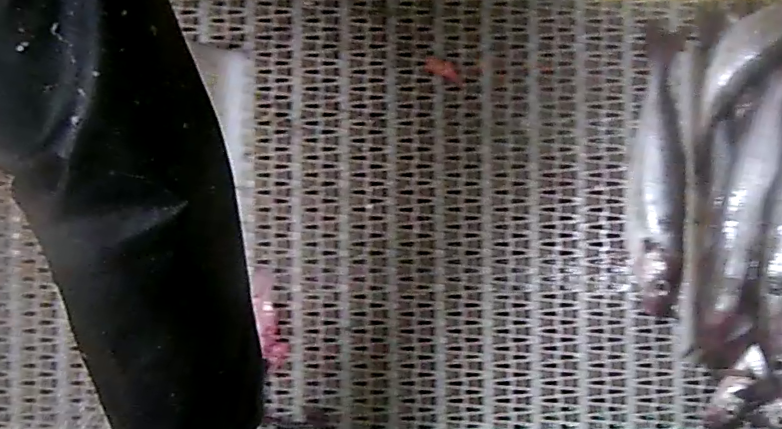
#> input picture data/belt_images/SUMMER DAWN PD97/frame_110.tif, 782 x 429 px; its folder holds 6 pictures in this run
$ python devStereoHDTV.py   (older library calls are emulated)
#> lines starting #> are read from the running program, lines starting #| are printed output that depends on the picture
### hdtv/marine_py2/utils/image_plotting.py
import numpy as np
from skimage.color import hsv2rgb
from skimage.filters import roberts
import cv2

# [18 lines left out: function drawGrid, not called in this run]

def blend(background, foreground, alpha):
    return background * (1-alpha) + foreground*alpha

def add(background, foreground, alpha):
    return background + foreground*alpha

# [22 lines left out: functions visualise_labels_as_rgb, label_boundary_mask, not called in this run]


class LabelColouriser (object):
    def __init__(self):
        self.label_colour_map = np.array([[0.0, 0.0, 0.0]])


    # [19 lines left out: function colourise, not called in this run]

### hdtv/marine_py2/devStereoHDTV.py
# -*- coding: utf-8 -*-
"""
Created on Thu Jan 17 12:28:35 2019

@filename: devStereoHDTV
@author: mark.fisher@uea.ac.uk
"""

import cv2
import numpy as np
from statistics import median
from utils import image_plotting as ip
import argparse

def getBeltMotionByOpticalFlow(f0, f1):
    """
    17.01.19 - now a standalone function
    10.01.19 - now returns +ve or -ve dx vals (not abs())
    getBeltMotionByOpticalFlow(f0, f1) - find fisheries CCTV belt motion
    input:
        f0, f1 - consecutive video frames
    output:
        dx - estimate of belt travel (pixels)
    """
    import cv2
    import numpy as np

    f0 = cv2.cvtColor(f0, cv2.COLOR_BGR2GRAY)
    f1 = cv2.cvtColor(f1, cv2.COLOR_BGR2GRAY)

    lk_params = dict( winSize  = (15, 15),
                  maxLevel = 4,
                  criteria = (cv2.TERM_CRITERIA_EPS | cv2.TERM_CRITERIA_COUNT, 10, 0.03))


    feature_params = dict( maxCorners = 500,
                       qualityLevel = 0.3,
                       minDistance = 7,
                       blockSize = 7 )

    tracks = []
    good_tracks = []
    dx = []

    mask = np.zeros_like(f0)
    mask[:] = 255
    p = cv2.goodFeaturesToTrack(f0, mask = mask, **feature_params)
    temp1 = np.float32(p).reshape(-1, 2)
    if p is not None:
        for x, y in temp1:
            tracks.append([(x, y)])
    else:
        raise Exception('No good Features to Track')

    p0 = np.float32([tr[-1] for tr in tracks]).reshape(-1, 1, 2)
    # track forwards f0 -> f1
    p1, _st, _err = cv2.calcOpticalFlowPyrLK(f0, f1, p0, None, **lk_params)
    # track backwards f1 -> f0
    p0r, _st, _err = cv2.calcOpticalFlowPyrLK(f1, f0, p1, None, **lk_params)
    # get good tracks
    d = abs(p0-p0r).reshape(-1, 2).max(-1)
    good = d < 1
    for tr, (x, y), good_flag in zip(tracks, p1.reshape(-1, 2), good):
        if not good_flag:
            continue
        tr.append((x, y))
        good_tracks.append(tr)

    for pt0, pt1 in good_tracks:
        x0, y0 = pt0
        x1, y1 = pt1
        if abs(y0-y1) < 1:
            dx.append(x0-x1)

    return dx


def rescale(src, bounds, *args):
    """
    rescale - rescale data in (a,b)
    y = rescale(x,bounds, minMax)
    Note: minMax is an optional argument that sets m and M; this allows scalefactor
    to be set independently.

    """
    x = np.float64(src.copy())
    a, b = bounds
    if len(args)>0:
        m, M = args[0]
        cap(x, (m, M))
    else:
        m = np.min(x)
        M = np.max(x)

    if M-m < np.finfo(np.float64).eps:
        y = x
    else:
        y = (b-a) * (x-m)/(M-m) + a

    return y


def translateImg(img, delta):
    """
    translateImg - shift image by delta (dx, dy)
    """

    dx, dy = delta
    rows,cols = img.shape[:2]

    M = np.float32([[1,0,dx],[0,1,dy]])
    dst = cv2.warpAffine(img,M,(cols,rows))

    return dst

def stereoPreprocess(imgL, imgR, dx, alpha = 0.25):
    """
    stereoPreprocess - Prepares images for stereo disparity
    """
    # make dx a conservative estimate so we should always find a match
    dx = int(dx-dx/50.0)
    # translate
    imgL = translateImg(imgL, (dx, 0))
    # prefilter
    edgeL = np.uint8(np.clip(cv2.Sobel(imgL,cv2.CV_64F,1,0,ksize=3), 0,63))
    edgeR = np.uint8(np.clip(cv2.Sobel(imgR,cv2.CV_64F,1,0,ksize=3), 0,63))
    # blend edges and raw
    imgL = np.uint8(ip.blend(edgeL, imgL, alpha))
    imgR = np.uint8(ip.blend(edgeR, imgR, alpha))

    return imgL, imgR, dx

# [5 lines left out: function inpaintUnmatchedBlocks, not called in this run]

def getDispRange(dx):
    """
    getDispRange - compute minDisp and numDisp based on dx
    """
    delta = int(np.floor(dx))
    minDisp = delta - delta % 16
    maxDisp = delta - minDisp
    numDisp = maxDisp + (16 - maxDisp % 16 ) # + 16

    return minDisp, numDisp

def sgbmDisparity(imgL, imgR, dx=0, fFlag=False):
    """
    sgbmDisparity - compute disparity using semi-global block matching
    Note: Set fFlag to filter output with weighted least squares
    """

    windowSize = 15

    minDisp, numDisp = getDispRange(dx)


    print('sgbm disparity, dx= ', dx)
    print('minDisp: %s, numDisp: %s, windowSize: %s' % (minDisp,numDisp, windowSize))

    if (numDisp<=0 or numDisp%16!=0):
        raise NameError('Incorrect max_disparity value: it should be positive and divisible by 16')

    if(windowSize<=0 or windowSize%2!=1):
        raise NameError('Incorrect window_size value: it should be positive and odd')

    stereoL = cv2.StereoSGBM_create(minDisparity = minDisp,
        numDisparities = numDisp,
        blockSize = windowSize,
        P1 = 8*1*windowSize**2,
        P2 = 32*1*windowSize**2,
        disp12MaxDiff = 1,
#        preFilterCap = 63,
        uniquenessRatio = 5,
#        speckleWindowSize = 25,
#        speckleRange = 5,
        mode = cv2.STEREO_SGBM_MODE_HH
    )
    stereoR = cv2.ximgproc.createRightMatcher(stereoL)

    dispL = stereoL.compute(imgL, imgR)
    dispR = stereoR.compute(imgR, imgL)


    # fiter the output
    if fFlag:
        # FILTER Parameters
        lmbda = 80000
        sigma = 0.8 #1.2

        wls_filter = cv2.ximgproc.createDisparityWLSFilter(matcher_left=stereoL)
        wls_filter.setLambda(lmbda)
        wls_filter.setSigmaColor(sigma)
        wlsL = wls_filter.filter(dispL, imgL, None, dispR)  # important to put "imgL" here!!!
        wlsConf = wls_filter.getConfidenceMap( )
    else:
        wlsL = wlsConf = None


    # return raw disparity
    return dispL, dispR, wlsL, wlsConf


# [37 lines left out: function bmDisparity, not called in this run]

def beltDisparity(imgL, imgR, dx=0, alg='sgbm', fFlag=False, iFlag=False):
    """
    beltDisparity - computes disparity
    """

    wlsL = wlsConf = None

    if alg=='sgbm':
        dispL, dispR, wlsL, wlsConf = sgbmDisparity(imgL, imgR, fFlag=fFlag)

    elif alg=='bm':
        dispL, dispR = bmDisparity(imgL, imgR)
    else:
        assert (False), 'Unknown disparity algorithm'

    if iFlag:
        dispL = inpaintUnmatchedBlocks(np.float32(dispL))

    return dispL, dispR, wlsL, wlsConf

def parse_args():
    parser = argparse.ArgumentParser(description='process video to find stereo disparity',
                                     formatter_class=argparse.ArgumentDefaultsHelpFormatter)
    parser.add_argument('--root_path', type=str, default="../../data/belt_images/SUMMER DAWN PD97/",
                        help='Root pathname.')
    parser.add_argument('--f0name', type=str, default="frame_110.tif",
                        help='frame0 image filename.')
    parser.add_argument('--f1name', type=str, default="frame_111.tif",
                        help='frame1 image filename.')
    args = parser.parse_args()

    return args

if __name__ == '__main__':

    args = parse_args()

    # read frames
    f0 = cv2.imread(args.root_path+args.f0name)
#> f0 is the input picture: shape (429, 782, 3); mean B, G, R 82.8, 82.2, 85.9
    f1 = cv2.imread(args.root_path+args.f1name)
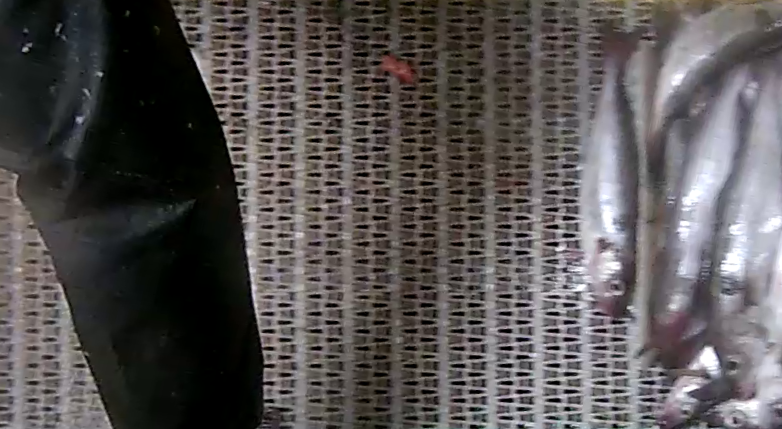
#> input picture data/belt_images/SUMMER DAWN PD97/frame_111.tif, 782 x 429 px
#> f1 is the input picture: shape (429, 782, 3); mean B, G, R 82.3, 82.6, 86.5

    # ensure belt motion is left-to-right
    rawR = np.flip(f0,axis=1)
    rawL = np.flip(f1,axis=1)
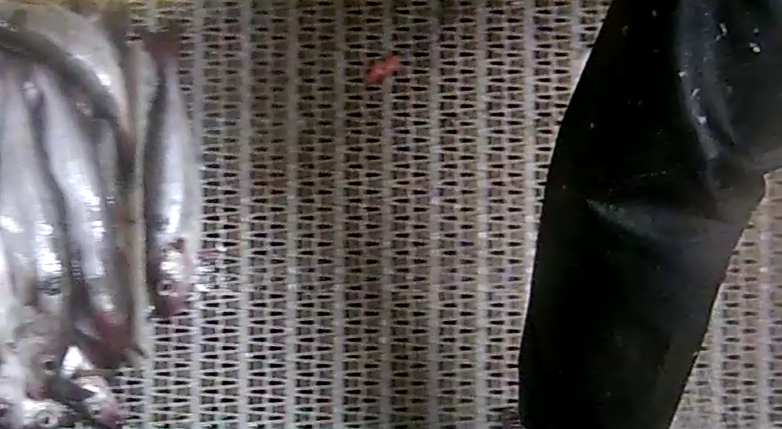
#> rawL: shape (429, 782, 3); mean B, G, R 82.3, 82.6, 86.5

    dx = getBeltMotionByOpticalFlow(rawR, rawL)
#> in getBeltMotionByOpticalFlow, `p = cv2.goodFeaturesToTrack(f0, mask = mask, **feature_params)`: p = 218 rows, first 8: [171, 427], [761, 48], [218, 427], [507, 305], [180, 244], [598, 31], [175, 235], [219, 287]
#> in getBeltMotionByOpticalFlow, `temp1 = np.float32(p).reshape(-1, 2)`: temp1 = 218 pairs, first value 11 to 761, second value 5 to 427
#> the loop in getBeltMotionByOpticalFlow, `for x, y in temp1:` made 218 passes
#> after the loop in getBeltMotionByOpticalFlow, `for x, y in temp1:`: tracks = 218 items
#> in getBeltMotionByOpticalFlow, `p0 = np.float32([tr[-1] for tr in tracks]).reshape(-1, 1, 2)`: p0 has the same summary as p
#> in getBeltMotionByOpticalFlow, `p1, _st, _err = cv2.calcOpticalFlowPyrLK(f0, f1, p0, None, **lk_params)`: p1 = 218 rows, first 8: [215.6, 427], [755.9, 48.99], [213.9, 485.3], [503.8, 304.9], [223.8, 243.8], [574.5, 85.15], [219.1, 234.7], [262.9, 286.6]
#> in getBeltMotionByOpticalFlow, `p0r, _st, _err = cv2.calcOpticalFlowPyrLK(f1, f0, p1, None, **lk_params)`: p0r = 218 rows, first 8: [160.4, 157.7], [761, 47.99], [210.9, 424.7], [511.1, 305.1], [179.9, 244], [581.2, 71.02], [175.2, 235], [218.1, 252]
#> in getBeltMotionByOpticalFlow, `d = abs(p0-p0r).reshape(-1, 2).max(-1)`: d = 218 values, max 393.6 at index 187, min 0.000824 at index 48, mean 73.62
#> the loop in getBeltMotionByOpticalFlow, `for tr, (x, y), good_flag in zip(tracks, p1.reshape(-1, 2), good):` made 218 passes
#> (x, y, good_flag) on passes 1 to 3: (215.6, 427, False), (755.9, 48.99, True), (213.9, 485.3, False)
#> after the loop in getBeltMotionByOpticalFlow, `for tr, (x, y), good_flag in zip(tracks, p1.reshape(-1, 2), good):`: good_tracks = 92 items
#> the loop in getBeltMotionByOpticalFlow, `for pt0, pt1 in good_tracks:` made 92 passes
#> (x0, y0, x1, y1) on passes 1 to 12: (761, 48, 755.9, 48.99), (180, 244, 223.8, 243.8), (175, 235, 219.1, 234.7), (699, 365, 696.1, 365.1), (170, 243, 214.8, 242.8), (123, 427, 167.4, 427.1), (160, 226, 204.5, 225.7), (183, 253, 226, 252.9), (160, 237, 204.1, 236.8), (172, 269, 216.2, 268.8), (253, 401, 249.9, 400.7), (707, 343, 703.5, 343)
#> after the loop in getBeltMotionByOpticalFlow, `for pt0, pt1 in good_tracks:`: dx = 84 values, max 5.32 at index 12, min -47.89 at index 19, mean -23.47
    if len(dx) == 0:
        raise ValueError('Warning: Tracker failed!!!')
    dx = median(dx)
#> dx = -43.83

    imgL, imgR, dx_ = stereoPreprocess(rawL, rawR, dx)
#> in stereoPreprocess, `dx = int(dx-dx/50.0)`: dx = -42
#> call 2 of blend, with alpha = 0.25
#> in blend (call 2), `return background * (1-alpha) + foreground*alpha`:
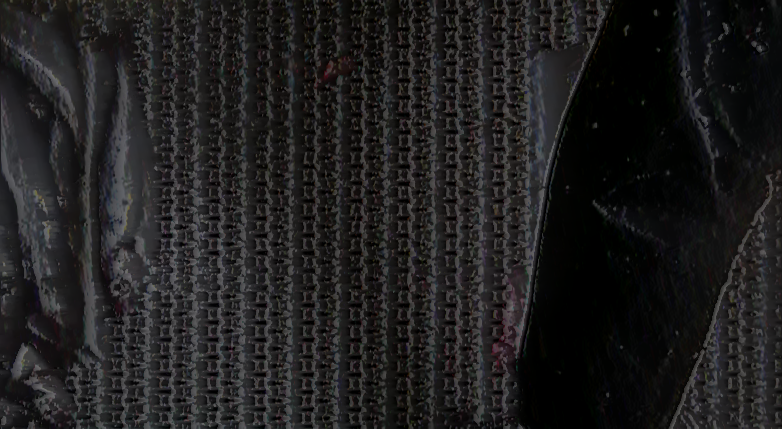
#> returned value: shape (429, 782, 3) float64; mean of channels 0, 1, 2 31.2, 31, 31.8; drawn as B, G, R
#> dx_ = -42
#
#
    cv2.imshow('rawL', rawL)
    cv2.imshow('rawR', rawR)
    cv2.imshow('imgL', imgL)
    cv2.imshow('imgR', imgR)

    #  compute disparity
    dispL, dispR, wlsL, wlsConf = beltDisparity(imgL, imgR, dx=0, alg='sgbm', iFlag=False)
#> in sgbmDisparity, `dispL = stereoL.compute(imgL, imgR)`:
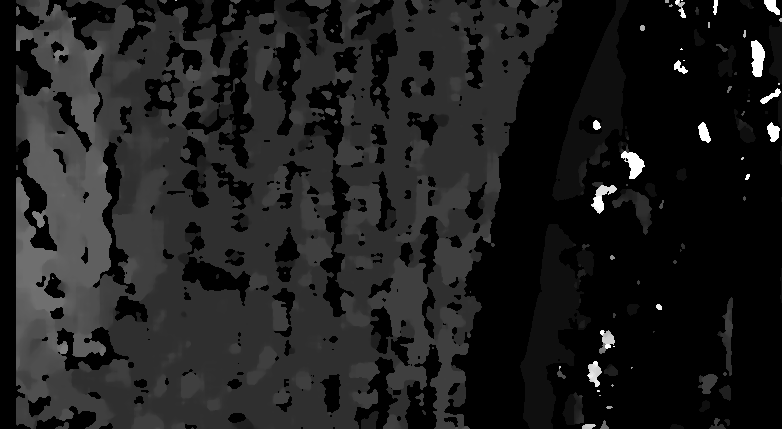
#> dispL: shape (429, 782) int16; min -16, max 240, mean 14.9; drawn with min black and max white
#> in sgbmDisparity, `dispR = stereoR.compute(imgR, imgL)`:
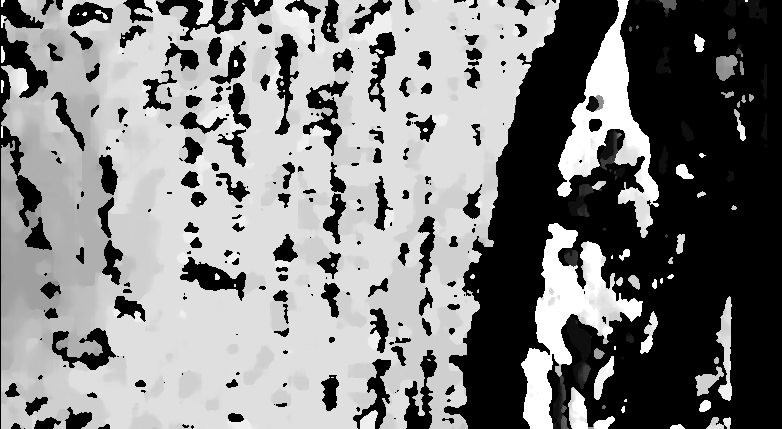
#> dispR: shape (429, 782) int16; min -256, max 0, mean -126.9; drawn with min black and max white

    # display dispaity
    vis = np.clip(dispL, 0,255)
    vis = np.uint8(rescale(vis, (0,255)))
#> in rescale, `m = np.min(x)`: m = 0
#> in rescale, `M = np.max(x)`: M = 240
    vis_color = cv2.applyColorMap(vis, cv2.COLORMAP_JET)
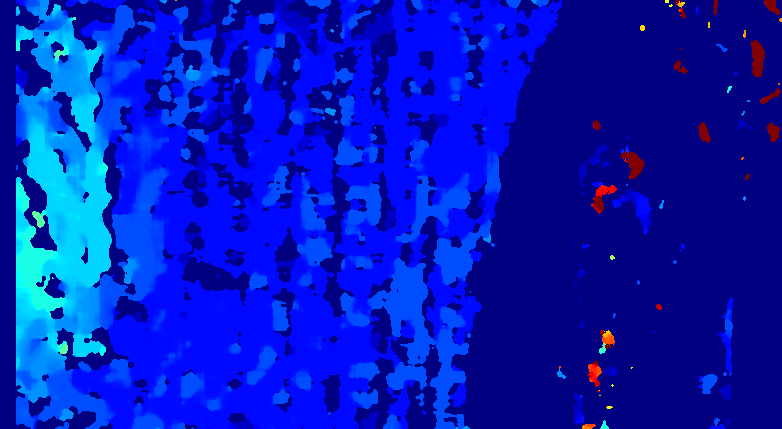
#> vis_color: shape (429, 782, 3); mean B, G, R 187.8, 25.4, 1.5
    cv2.imshow('dispL', vis_color)

    # display fused result
    fused = np.uint8(ip.blend(rawR, vis_color, 0.5))
#> call 3 of blend, with alpha = 0.5
#> in blend (call 3), `return background * (1-alpha) + foreground*alpha`:
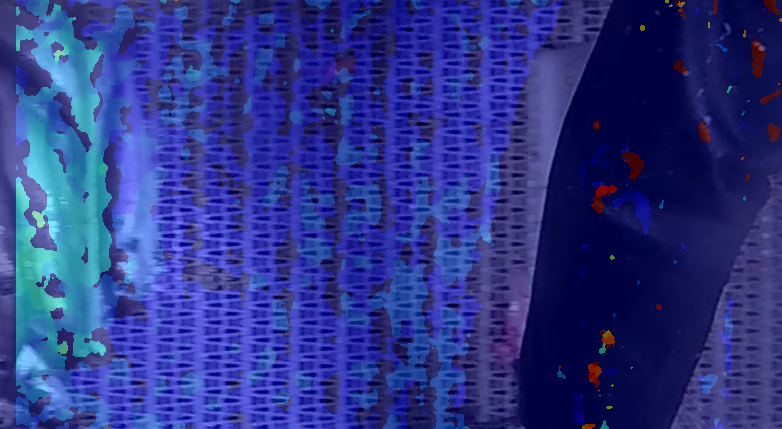
#> returned value: shape (429, 782, 3) float64; mean of channels 0, 1, 2 135.3, 53.8, 43.7; drawn as B, G, R
    cv2.imshow('fused', fused)

    ch = cv2.waitKey(0)
#> (key Esc is pressed here)
    cv2.destroyAllWindows()
